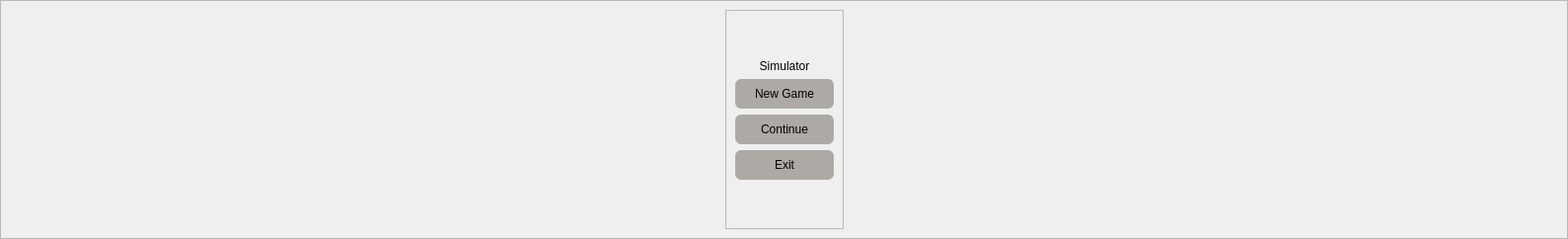
      <widget class="QWidget" name="wdgStart">
       <layout class="QVBoxLayout" name="verticalLayout_2">
        <property name="spacing">
         <number>0</number>
        </property>
        <property name="leftMargin">
         <number>0</number>
        </property>
        <property name="topMargin">
         <number>0</number>
        </property>
        <property name="rightMargin">
         <number>0</number>
        </property>
        <property name="bottomMargin">
         <number>0</number>
        </property>
        <item>
         <widget class="QFrame" name="frStart">
          <property name="frameShape">
           <enum>QFrame::StyledPanel</enum>
          </property>
          <property name="frameShadow">
           <enum>QFrame::Raised</enum>
          </property>
          <layout class="QHBoxLayout" name="horizontalLayout">
           <item>
            <spacer name="horizontalSpacer">
             <property name="orientation">
              <enum>Qt::Horizontal</enum>
             </property>
             <property name="sizeHint" stdset="0">
              <size>
               <width>726</width>
               <height>20</height>
              </size>
             </property>
            </spacer>
           </item>
           <item>
            <widget class="QFrame" name="frMenu">
             <property name="frameShape">
              <enum>QFrame::StyledPanel</enum>
             </property>
             <property name="frameShadow">
              <enum>QFrame::Raised</enum>
             </property>
             <layout class="QVBoxLayout" name="verticalLayout_3">
              <item>
               <spacer name="verticalSpacer_2">
                <property name="orientation">
                 <enum>Qt::Vertical</enum>
                </property>
                <property name="sizeHint" stdset="0">
                 <size>
                  <width>20</width>
                  <height>40</height>
                 </size>
                </property>
               </spacer>
              </item>
              <item>
               <widget class="QLabel" name="lblGameName">
                <property name="text">
                 <string>Simulator</string>
                </property>
                <property name="alignment">
                 <set>Qt::AlignCenter</set>
                </property>
               </widget>
              </item>
              <item>
               <widget class="QPushButton" name="btnNewGame">
                <property name="minimumSize">
                 <size>
                  <width>100</width>
                  <height>30</height>
                 </size>
                </property>
                <property name="styleSheet">
                 <string notr="true">QPushButton
{
	border-radius: 6px;
	background-color: #ada9a4;
}
QPushButton:hover
{
	background-color: #7a7773;
}

QPushButton:pressed
{
	background-color: #474542;
}</string>
                </property>
                <property name="text">
                 <string>New Game</string>
                </property>
               </widget>
              </item>
              <item>
               <widget class="QPushButton" name="btnContinue">
                <property name="minimumSize">
                 <size>
                  <width>100</width>
                  <height>30</height>
                 </size>
                </property>
                <property name="styleSheet">
                 <string notr="true">QPushButton
{
	border-radius: 6px;
	background-color: #ada9a4;
}
QPushButton:hover
{
	background-color: #7a7773;
}

QPushButton:pressed
{
	background-color: #474542;
}</string>
                </property>
                <property name="text">
                 <string>Continue</string>
                </property>
               </widget>
              </item>
              <item>
               <widget class="QPushButton" name="btnExit">
                <property name="minimumSize">
                 <size>
                  <width>100</width>
                  <height>30</height>
                 </size>
                </property>
                <property name="styleSheet">
                 <string notr="true">QPushButton
{
	border-radius: 6px;
	background-color: #ada9a4;
}
QPushButton:hover
{
	background-color: #7a7773;
}

QPushButton:pressed
{
	background-color: #474542;
}</string>
                </property>
                <property name="text">
                 <string>Exit</string>
                </property>
               </widget>
              </item>
              <item>
               <spacer name="verticalSpacer">
                <property name="orientation">
                 <enum>Qt::Vertical</enum>
                </property>
                <property name="sizeHint" stdset="0">
                 <size>
                  <width>20</width>
                  <height>40</height>
                 </size>
                </property>
               </spacer>
              </item>
             </layout>
            </widget>
           </item>
           <item>
            <spacer name="horizontalSpacer_2">
             <property name="orientation">
              <enum>Qt::Horizontal</enum>
             </property>
             <property name="sizeHint" stdset="0">
              <size>
               <width>725</width>
               <height>20</height>
              </size>
             </property>
            </spacer>
           </item>
          </layout>
         </widget>
        </item>
       </layout>
      </widget>
